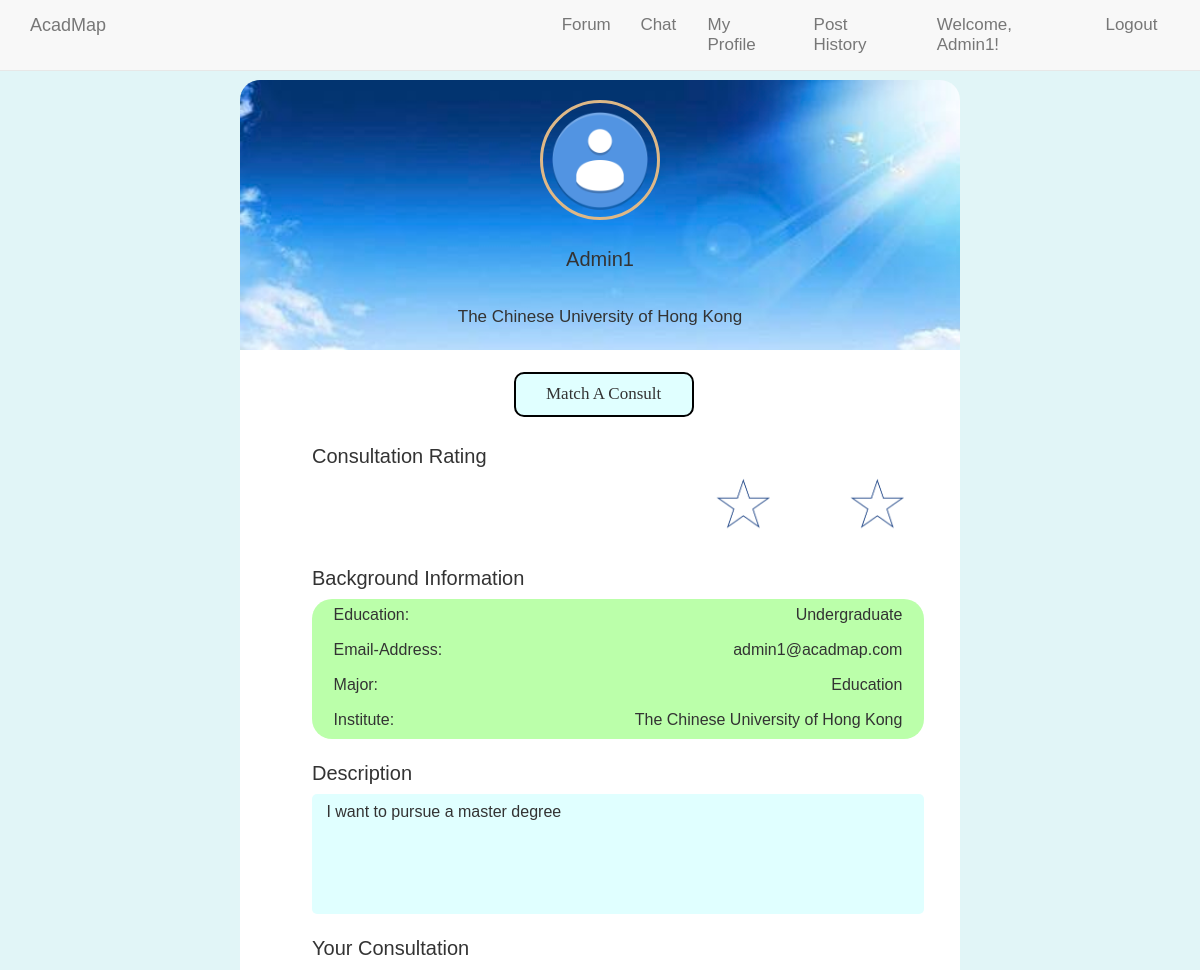
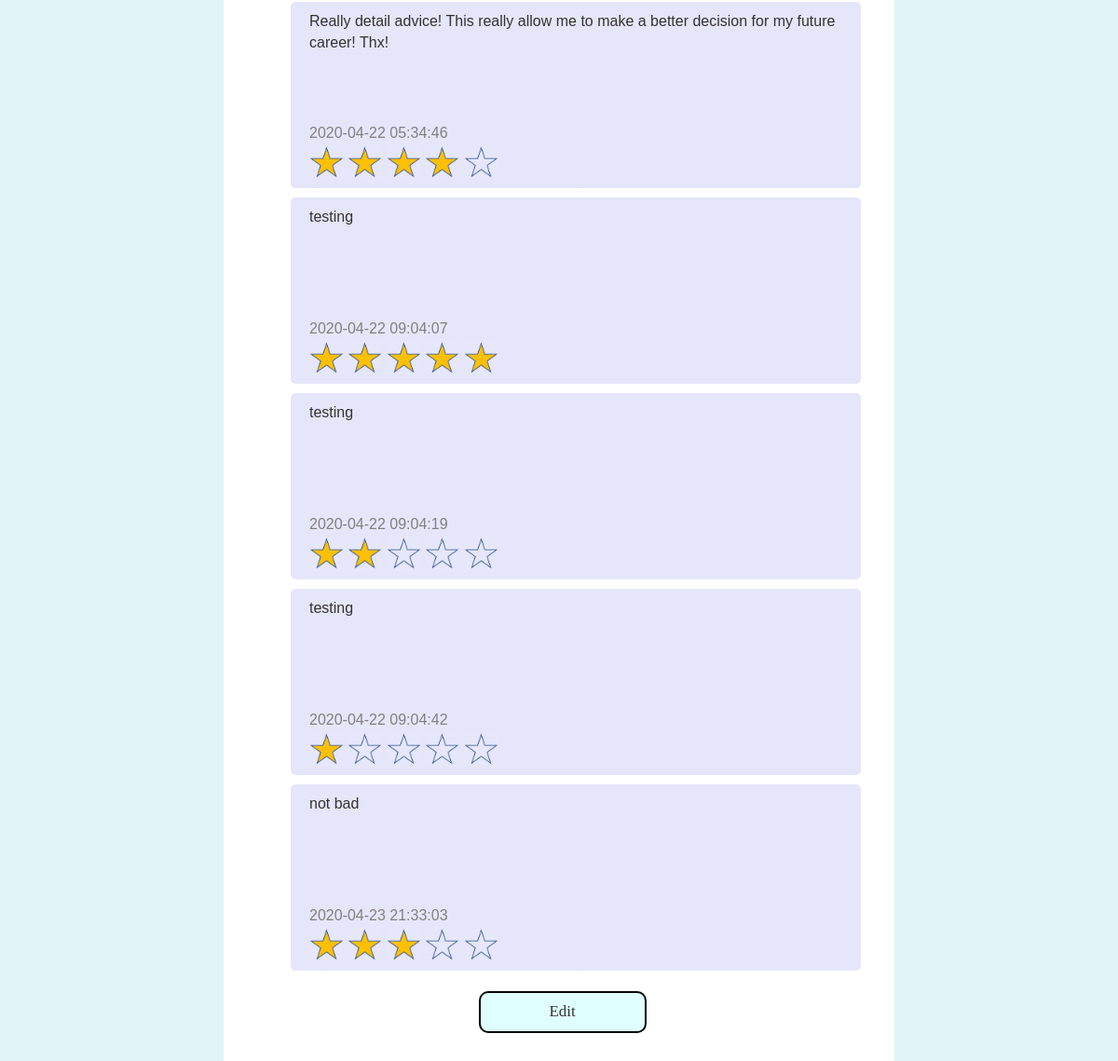
The app's page /forum_related/myprofile.php (signed in) with its own data (2 pictures, top to bottom).
### tables this page shows
CREATE TABLE `user_profile` (
  `user_id` int(8) UNSIGNED NOT NULL,
  `username` varchar(16) NOT NULL,
  `personal_picture` varchar(200) DEFAULT NULL,
  `education_level` varchar(64) NOT NULL,
  `personal_description` text NOT NULL,
  `major` varchar(120) NOT NULL,
  `user_level` varchar(15) NOT NULL DEFAULT 'member',
  `institute` varchar(40) DEFAULT NULL,
  `consult_rating` int(1) NOT NULL DEFAULT 0,
  `cvv` int(3) DEFAULT NULL,
  `expire_yr` int(4) DEFAULT NULL,
  `expire_mth` int(2) DEFAULT NULL,
  `cardnumber` int(16) DEFAULT NULL,
  `cardname` varchar(20) DEFAULT NULL
);

CREATE TABLE `user` (
  `user_id` int(8) UNSIGNED NOT NULL,
  `username` varchar(16) NOT NULL,
  `password` varchar(16) NOT NULL,
  `email_address` varchar(320) NOT NULL
);

CREATE TABLE `consultation_comment` (
  `user_id` int(8) NOT NULL,
  `author_id` int(8) NOT NULL,
  `score` int(1) NOT NULL,
  `comments` text NOT NULL,
  `comment_date` timestamp NOT NULL DEFAULT current_timestamp()
);

### forum_related/myprofile.php (the view, shortened to what this page needs)
<!DOCTYPE html>
<html>
<head>
  <link rel="stylesheet" href="../css/bootstrap.min.css">
  <link rel="stylesheet" href="../css/main.css">
    <link rel="stylesheet" href="../css/post.css">
  <link rel="stylesheet" href="../css/profile.css">
	</head>
	<body>
		<div style="background-color: #e1f5f7">
		<div class="space1"></div>
		<?php
			include("../navbar.php");
			$uid = $_SESSION['user_id'];
			$servername = "localhost";
			$username = "root";
			$password = "";
			$conn = new mysqli($servername, $username, $password, 'AcadMap');
			$commentsql = "SELECT * FROM user_profile WHERE user_id=$uid";
			$commentResult = mysqli_query($conn,$commentsql);
			$Commentinfo = mysqli_fetch_array($commentResult);
			echo "<div class='top1'><div class='circle1'></div>
				<div class='username1'>".$Commentinfo['username']."</div>
				<div class='institute1'>".$Commentinfo['institute']."</div>
				</div>";
		?>
		<div class="content1">
			<button class="consult1" type="button" onclick="window.location.href='matching.php'">Match A Consult</button>
			<div class="rank1">
				Consultation Rating
			</div>
			<?php
				$starsql = "SELECT AVG(score) AS maxs FROM consultation_comment WHERE user_id=$uid";
				$starResult = mysqli_query($conn,$starsql);
				$starinfo = mysqli_fetch_array($starResult);
				if($starinfo['maxs']>4){
					echo '<div class="ratings11"></div>
					<div class="ratings11 ratings2"></div>
					<div class="ratings11 ratings3"></div>
					<div class="ratings11 ratings4"></div>
					<div class="ratings11 ratings5"></div>';
				}
				else if($starinfo['maxs']>3){
					echo '<div class="ratings11"></div>
					<div class="ratings11 ratings2"></div>
					<div class="ratings11 ratings3"></div>
					<div class="ratings11 ratings4"></div>
					<div class="rating11 rating5"></div>';
				}
				else if($starinfo['maxs']>2){
					echo '<div class="ratings11"></div>
					<div class="ratings11 ratings2"></div>
					<div class="ratings11 ratings3"></div>
					<div class="rating11 rating4"></div>
					<div class="rating11 rating5"></div>';
				}
			?>
			<div class="bac-info1">
					Background Information
				</div>
				<?php
					$sql = "SELECT * FROM user WHERE user_id=$uid";
					$Result = mysqli_query($conn,$sql);
					$info = mysqli_fetch_array($Result);
					echo '<div class="status1" >
							Education:<div class="education1">'.$Commentinfo['education_level'].'</div>
						</div>
						<div class="email2" >Email-Address:
							<div class="email1">'.$info['email_address'].'</div>
						</div>
						<div class="major2" >Major:
							<div class="major1">'.$Commentinfo['major'].'</div>
						</div>
						<div class="user_status1">Institute:
							<div class="user_status2">'.$Commentinfo['institute'].'</div>
						</div>';
				?>
			<div class="des1">Description</div>
			<div rows="3" cols="10" class="description1">
			<?php
					echo $Commentinfo['personal_description'];
			?>
			</div>
			<div class="con1">
				Your Consultation
			</div>
			<?php
				$sql = "SELECT * FROM consultation_comment WHERE user_id=$uid";
				$Result = mysqli_query($conn,$sql);
				$col = mysqli_num_rows($Result);
				for ($x = 0; $x < $col; $x++) {
					$info = mysqli_fetch_array($Result);
					if($info['score']==0){
						echo '<div class="consultation_content1">
						<div style="margin:10px"><div style="padding:10px">
							<div class="text1">'.$info['comments'].'</div>
							<div class="day1">'.$info['comment_date'].'<br>
								<div class="star1"></div>
								<div class="star1"></div>
								<div class="star1"></div>
								<div class="star1"></div>
								<div class="star1"></div>
							</div></div>
						</div>
					  </div>';
					}
					else if($info['score']==1){
						echo '<div class="consultation_content1">
						<div style="margin:10px"><div style="padding:10px">
							<div class="text1">'.$info['comments'].'</div>
							<div class="day1">'.$info['comment_date'].'<br>
								<div class="star_s"></div>
								<div class="star1"></div>
								<div class="star1"></div>
								<div class="star1"></div>
								<div class="star1"></div>
							</div></div>
						</div>
					  </div>';
					}
					else if($info['score']==2){
						echo '<div class="consultation_content1">
						<div style="margin:10px"><div style="padding:10px">
							<div class="text1">'.$info['comments'].'</div>
							<div class="day1">'.$info['comment_date'].'<br>
								<div class="star_s"></div>
								<div class="star_s"></div>
								<div class="star1"></div>
								<div class="star1"></div>
								<div class="star1"></div>
							</div></div>
						</div>
					  </div>';
					}
					else if($info['score']==3){
						echo '<div class="consultation_content1">
						<div style="margin:10px"><div style="padding:10px">
							<div class="text1">'.$info['comments'].'</div>
							<div class="day1">'.$info['comment_date'].'<br>
								<div class="star_s"></div>
								<div class="star_s"></div>
								<div class="star_s"></div>
								<div class="star1"></div>
								<div class="star1"></div>
							</div></div>
						</div>
					  </div>';
					}
					else if($info['score']==4){
						echo '<div class="consultation_content1">
						<div style="margin:10px"><div style="padding:10px">
							<div class="text1">'.$info['comments'].'</div>
							<div class="day1">'.$info['comment_date'].'<br>
								<div class="star_s"></div>
								<div class="star_s"></div>
								<div class="star_s"></div>
								<div class="star_s"></div>
								<div class="star1"></div>
							</div></div>
						</div>
					  </div>';
					}
					else{
						echo '<div class="consultation_content1">
						<div style="margin:10px"><div style="padding:10px">
							<div class="text1">'.$info['comments'].'</div>
							<div class="day1">'.$info['comment_date'].'<br>
								<div class="star_s"></div>
								<div class="star_s"></div>
								<div class="star_s"></div>
								<div class="star_s"></div>
								<div class="star_s"></div>
							</div></div>
						</div>
					  </div>';
					}
				}
			?>
			<form action='editprofile.php'>
				<button class="consult1" type="button" onclick="window.location.href='editprofile.php'">Edit</button>
			</form>
			<div class="space1"></div>
		</div>
	</body>
</html>

### css/main.css (style rules this page uses)
body { padding-top: 50px; }

### css/post.css (style rules this page uses)
body { margin: 0; font-size: 17px; font-family: Arial, Helvetica, sans-serif; }
.content1 { padding: 0; margin: 2px auto 2px auto; width: 90%; }

### css/profile.css (style rules this page uses)
* { margin:0; padding:0; }
html { background-color: #98f5ff; }
.top1 { width:60%; height:270px; margin:0 auto; padding:20px 0; border-top-left-radius: 20px; border-top-right-radius: 20px; background-image: url(../assets/profile_bac.jpg); background-size: cover; }
.circle1 { width:120px; height:120px; border-radius: 60px; border-style: solid; border-color: burlywood; margin:0 auto; background-image: url(../assets/avatar.png); background-size: cover; }
.username1 { height:50px; margin:25px auto 10px; text-align: center; font-size: 20px; }
.institute1 { width:300px; height:50px; margin:0 auto; text-align: center; }
.content1 { width: 60%; margin:0 auto; background-color: white; }
.consult1 { display:inline-block; width: 25%; height:45px; margin-left:38%; margin-top:3%; font-size:17px; border-radius: 10px; border-style: solid; background-color: #e0ffff; font-family:Cooper Black; }
.rank1 { margin-left:10%; margin-top:25px; font-size: 20px; }
.rating11 { display:inline-block; margin-top:7px; margin-left:10%; width:57px; height:55px; background-size: cover; background-image: url(../assets/blank-star.png); }
.ratings11 { display:inline-block; margin-top:7px; margin-left:10%; width:57px; height:55px; background-size: cover; background-image: url(../assets/yellow-star.png); }
.bac-info1 { margin-left:10%; margin-top:25px; font-size: 20px; margin-bottom: 6px; }
.status1,.email2,.major2,.user_status1 { display: inline-block; margin-left:10%; background-color: #bfa; width:85%; height: 35px; border-style: none; border-width: 0.5px; border-color: #0bf; font-size:16px; padding:0 3%; padding-top: 5px; vertical-align: center; }
.education1,.email1,.major1,.user_status2 { float:right; }
.status1 { border-top-left-radius: 20px; border-top-right-radius: 20px; }
.user_status1 { border-bottom-left-radius: 20px; border-bottom-right-radius: 20px; }
.des1 { margin-left:10%; font-size: 20px; margin-top:20px; }
.description1 { width:85%; height:120px; margin-left:10%; margin-top:6px; font-size: 16px; border-color: gray; padding:1% 2%; border-radius: 5px; background-color: #e0ffff; }
.con1 { margin-left:10%; font-size: 20px; margin-top:20px; }
.consultation_content1 { margin-left:10%; margin-top:6px; width:85%; position: relative; height:200px; border-radius: 5px; background-color: #e6e6fa; }
.text1 { width:100%; height:50%; background-color: #e6e6fa; font-size: 16px; border-style: none; border-radius: 20px; }
.day1 { display:inline-block; width:50%; height:35%; color: grey;; position: absolute; bottom: 0px; background-color: #e6e6fa; font-size: 16px; border-radius: 20px; }
.star1 { display:inline-block; background-size: cover; background-image: url(../assets/blank-star1.png); width:37px; height:37px; }
.star_s { display:inline-block; background-size: cover; background-image: url(../assets/yellow-star1.png); width:37px; height:37px; }
.space1 { height:30px; }

### records on screen
user_profile: username "Admin1", institute "The Chinese University of Hong Kong", education_level "Undergraduate", major "Education", personal_description "I want to pursue a master degree"
user: email_address "admin1@acadmap.com"
consultation_comment: comments "Really detail advice! This really allow me to make a better decision for my future career! Thx!", comment_date "2020-04-22 05:34:46", score 4 (drawn)
consultation_comment: comments "testing", comment_date "2020-04-22 09:04:07"
consultation_comment: comments "testing", comment_date "2020-04-22 09:04:19", score 2 (drawn)
consultation_comment: comments "testing", comment_date "2020-04-22 09:04:42", score 1 (drawn)
consultation_comment: comments "not bad", comment_date "2020-04-23 21:33:03", score 3 (drawn)

### other values on screen
$_SESSION['username'] "Admin1"
